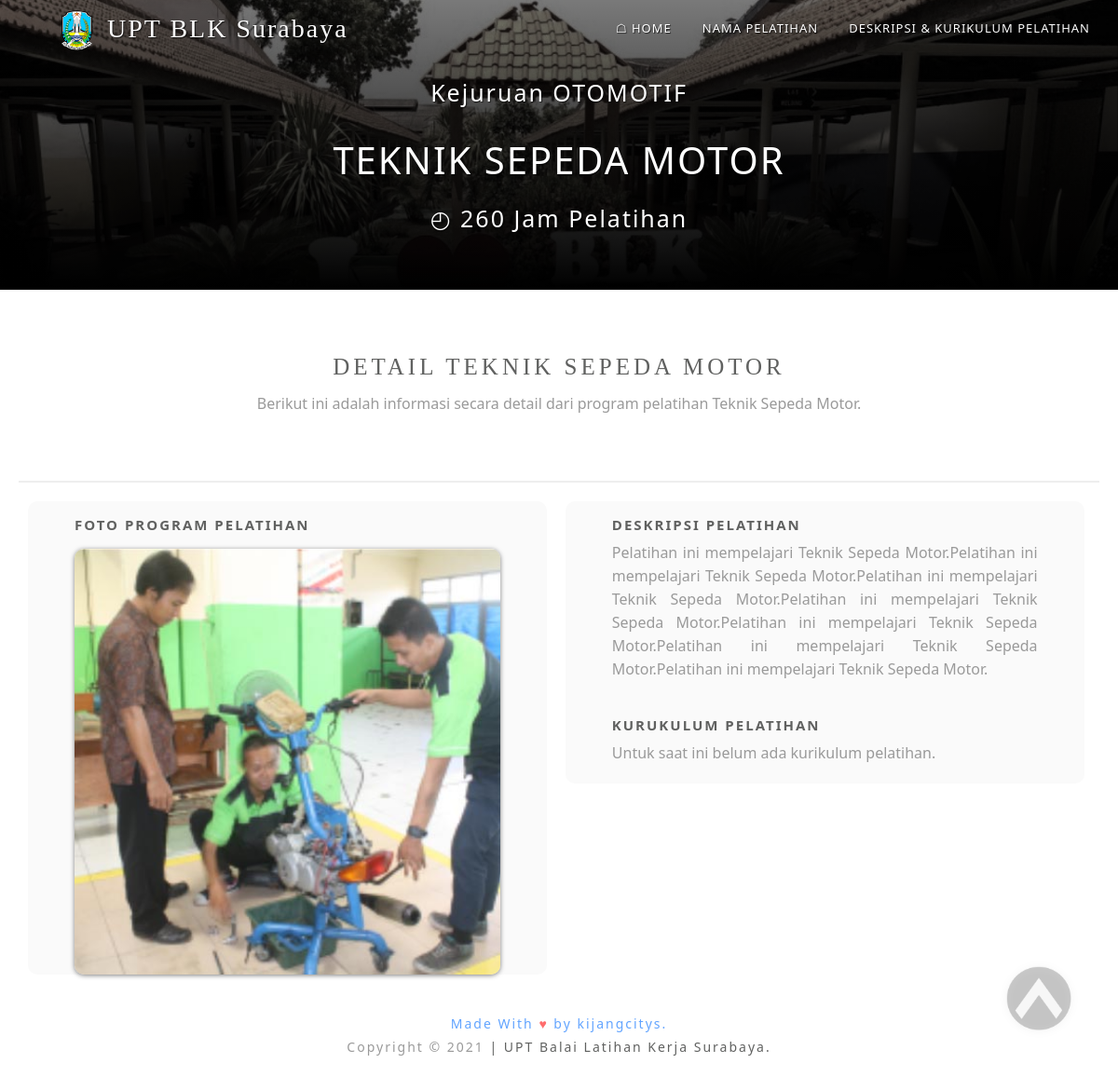
/detailPelatihan.php?id_pelatihan=1, run on the app's committed database.
### tables this page shows
CREATE TABLE `program_pelatihan` (
  `id_program_pelatihan` int(10) UNSIGNED NOT NULL,
  `id_kategori` int(10) UNSIGNED NOT NULL,
  `gambar_1` varchar(100) NOT NULL,
  `gambar_2` varchar(100) NOT NULL,
  `gambar_3` varchar(100) NOT NULL,
  `nama_pelatihan` varchar(200) NOT NULL,
  `total_jam` int(10) UNSIGNED NOT NULL,
  `deskripsi` varchar(100) NOT NULL,
  `deskripsi_pelatihan` varchar(750) NOT NULL
);

CREATE TABLE `kategori_pelatihan` (
  `id_kategori` int(10) UNSIGNED NOT NULL,
  `nama_kategori` varchar(100) NOT NULL
);

### detailPelatihan.php (the view, shortened to what this page needs)
<?php
  require "config.php";
    $id_program_pelatihan = $_GET["id_pelatihan"];
  $queryAmbilProgPelDetail = "SELECT * FROM program_pelatihan JOIN kategori_pelatihan ON(program_pelatihan.id_kategori = kategori_pelatihan.id_kategori) WHERE id_program_pelatihan = '$id_program_pelatihan'";
  $objekAmbilProgPelDetail = mysqli_query($conn, $queryAmbilProgPelDetail);
  $progPel = mysqli_fetch_assoc($objekAmbilProgPelDetail);
?>
<!DOCTYPE html>
<html lang="en">
  <head>
    <link rel="stylesheet" href="css/reset.css" />
    <link rel="stylesheet" href="css/style.css" />
  </head>
  <body id="home">
    <nav id="navbar">
      <div class="topnav">
        <div class="wadah-header"><img src="img/Logo-jatim.png" alt="logo-upt" />
        <span class="nama-logo">UPT BLK Surabaya</span></div>
        <div class="float-right">
          <a href="index.php">&#9750; HOME</a>
          <a href="#nama-pelatihan">NAMA PELATIHAN</a>
          <a href="#deskripsi">DESKRIPSI & KURIKULUM PELATIHAN</a>
        </div>
      </div>
    </nav>
    <section id="jumbotron" class="jumbotron jumbotron-fluid" style="height: 200px; filter: grayscale(80%);">
      <div class="container" style="top: -140px;">
        <p class="jumbotron-p1">Kejuruan <span><?= $progPel["nama_kategori"]; ?></span></p>
        <p class="jumbotron-p2"><span><?= strtoupper($progPel["nama_pelatihan"]); ?></span></p>
        <p class="jumbotron-p1" style="margin-top: 30px;">&#9716; <?= $progPel["total_jam"]; ?> Jam Pelatihan</p>
      </div>
    </section>
    <section id="pendaftaran-pelatihan">
      <div class="container">
        <div class="pendaftaran-judul" id="nama-pelatihan">
          <h1>DETAIL <?= strtoupper($progPel["nama_pelatihan"]); ?></h1>
          <p>Berikut ini adalah informasi secara detail dari program pelatihan <?= $progPel["nama_pelatihan"]; ?>.</p>
        </div>
        <div class="pendaftaran-content">
          <div class="pendaftaran-content-kiri">
            <h3 style="margin-bottom: 18px;">Foto Program Pelatihan</h3>
            <div id="slider-profil" style="border-radius: 10px;">
            <figure>
                <img src="img/programPelatihan/<?= $progPel["gambar_1"]; ?>"/>
            </figure>
            </div>
          </div>
          <div class="pendaftaran-content-kanan" id="deskripsi">
            <div class="alur-pendaftaran-offline">
              <h3>Deskripsi Pelatihan</h3>
              <p><?= $progPel["deskripsi_pelatihan"]; ?></p>
            </div>
            <div class="alur-pendaftaran-online">
              <h3>Kurukulum Pelatihan</h3>
              <p style="margin-bottom: 20px;">Untuk saat ini belum ada kurikulum pelatihan.</p>
            </div>
          </div>
        </div>
      </div>
    </section>
    <section id="back-to-top">
      <a href="#home">
        <img src="img/icon/back to top.png"   alt="back-to-top-nich">
      </a>
    </section>
    <footer id="footer">
      <div class="container">
        <div class="made-with">
          <p>
            Made With <span>&hearts;</span> by kijangcitys.
          </p>
        </div>
        <p>
          <span>Copyright &copy; 2021</span> | UPT Balai Latihan Kerja Surabaya.
        </p>
      </div>
    </footer>
  </body>
</html>

### data on the page
program_pelatihan: id_kategori.nama_kategori "OTOMOTIF", nama_pelatihan "TEKNIK SEPEDA MOTOR", total_jam "260", nama_pelatihan "Teknik Sepeda Motor", gambar_1 (picture), deskripsi_pelatihan "Pelatihan ini mempelajari Teknik Sepeda Motor.Pelatihan ini mempelajari Teknik Sepeda Motor.Pelatihan ini mempelajari Teknik Sepeda Motor.Pelatihan ini mempelajari Teknik Sepeda Motor.Pelatihan ini mempelajari Teknik Sepeda Motor.Pelatihan ini mempelajari Teknik Sepeda Motor.Pelatihan ini mempelajari Teknik Sepeda Motor."
